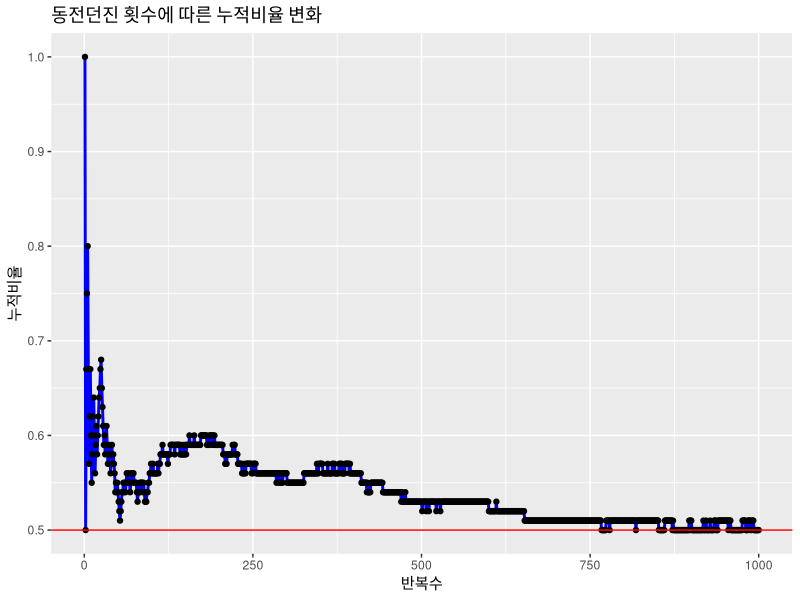
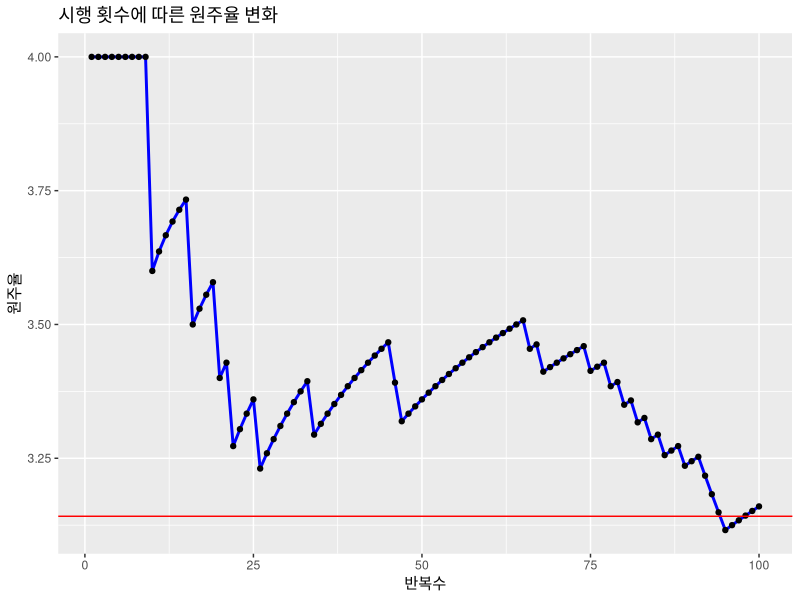
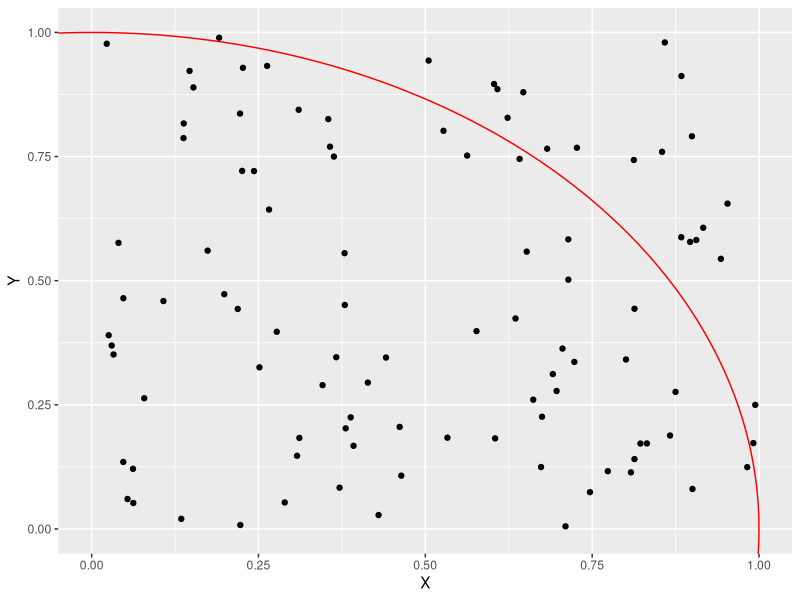

Source code (R) for these figures, in order:
#11장 시뮬레이션

#표본추출방법:복원추출,비복원추출
#복원추출:10개의 값 중에서 추출된 값을 다시 사용하여 추출
#비복원추출:10개의 값 중에서 사용된 값을 빼고 추출

#복원추출
sample(1:10,5,replace = T)
sample(c("앞면","뒷면"),5,replace = T)

#비복원 추출
sample(1:45,6,replace = F)
sample(1:45,6)

#난수 추출
runif(10,min=0,max=1)

#동전 던지기 실험(시뮬레이션)

#변수초기화
#반복회수 변수
iteration=1000
#누적비율 변수
prob =NULL
#동전 앞면이 나온 횟수 저장 변수
count=0

#동전던지기 반복문
for(x in 1:iteration){
  #동전던지기(추출개수 1개이므로 벅원 또는 비복원 추출의 결과가 같다.)
  coin=sample(c("앞면","뒷면"),1,replace = T) #복원추출
  
  #동전이 앞면인 경우에 앞면횟수를 저장하는 변수 count에 1씩 증가
  if(coin =="앞면"){
    count =count+1
  }
  #누적비율 추가
  prob= c(prob,round(count/x,2))
}
#누적비율 값을 사용하여 데이터프레임으로 변환
df.coin=data.frame("반복수"=1:1000,"누적비율"=prob)

#실험결과 그래프
library(ggplot2)

ggplot(data=df.coin,aes(x=반복수,y=누적비율,group = 1)) +
  geom_line(color='blue',size=1)+
  geom_point()+
  geom_hline(yintercept = 0.5,color="red")+
  labs(title = "동전던진 횟수에 따른 누적비율 변화")
View(df.coin)

#원주율 구하는 실험(시뮬레이션)
#한변의 길이가 사각형의 1/4의 원이 포함되어 있는 경우 
#변수 초기화
#반복 횟수
iteration <- 100
# 1/4원 안의 점의 개수를 저장
N.circle <- 0
# 100개의 파이(원주율) 값을 저장
PI <- NULL
# 점의 좌표값들을 저장
pts <- NULL

for (i in 1:iteration) {
  # 사각형 내의 점의 위치 추출
  x <- runif(1, min = 0, max = 1)
  y <- runif(1, min = 0, max = 1)
  
  pts <- rbind(pts, c(x, y))
  
  # 거리 계산
  dist <- sqrt(x^2 + y^2)
  # 거리가 1 이하면 원 내의 점으로 판단해서 원 내의 점의 개수를 저장하는 N.circle에 값을 누적
  if (dist <= 1) {
    N.circle <- N.circle + 1
  }
  # 시행 횟수까지의 원주율 계산
  pi.sim <- 4 * N.circle / i
  PI <- c(PI, pi.sim)
}

# 계산된 원주율 값이 저장된 데이터프레임으로 변환
df.pi <- data.frame(반복수 = 1:iteration, 원주율 = PI)
pi=3.141592

# 결과 출력
print(df.pi)
library(ggplot2)
ggplot(data=df.pi,aes(x=반복수,y=원주율,group = 1)) +
  geom_line(color='blue',size=1)+
  geom_point()+
  geom_hline(yintercept = pi,color="red")+
  labs(title = "시행 횟수에 따른 원주율 변화")
View(df.pi)
#시행횟수에 따른 점의 분포도
pts.df=as.data.frame(pts)
colnames(pts.df)=c("X","Y")
View(pts.df)

install.packages("ggforce")
library(ggforce)

ggplot()+
  geom_point(data=pts.df,aes(x=X,y=Y))+
  coord_cartesian(xlim = c(0,1),ylim=c(0,1))+
  geom_circle(aes(x0=0,y0=0,r=1),col='red')
